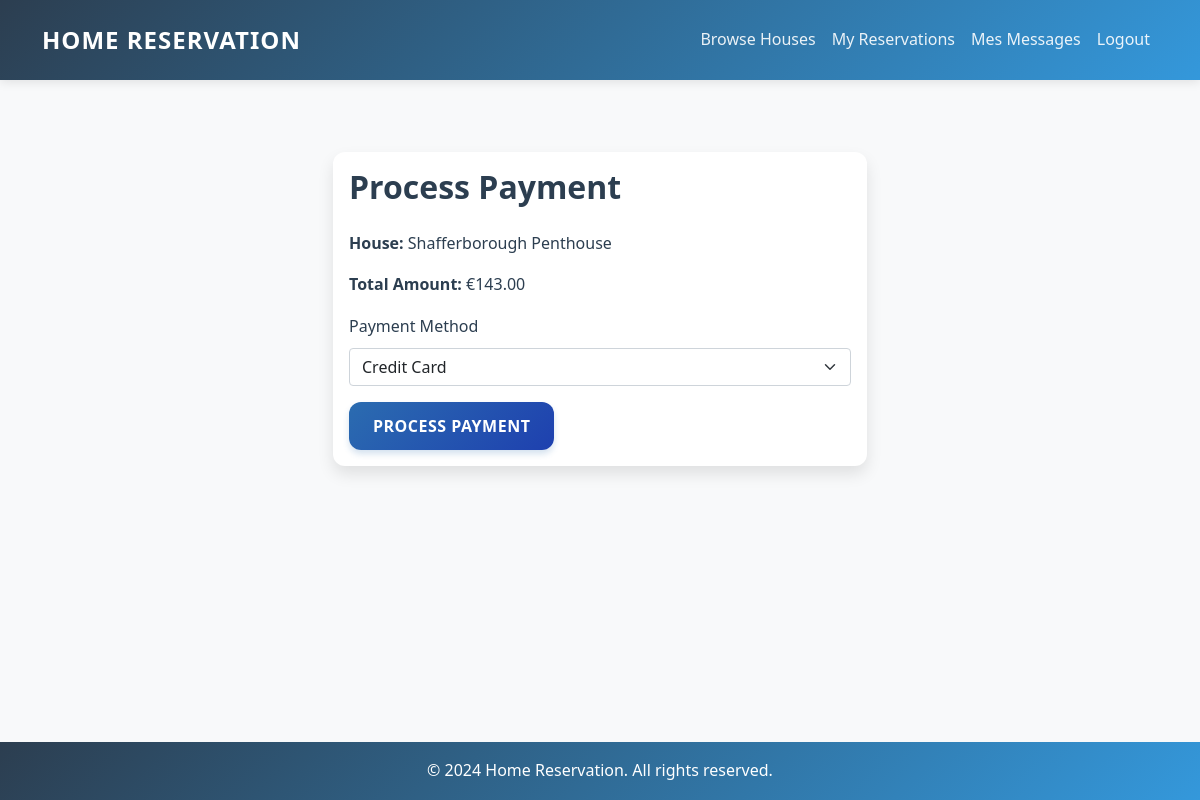
Screenshot of /payments/process/4/ (signed in) with the database file from the repository.
### reservation/models.py (models this page shows)
class Reservation(models.Model):
    STATUT_CHOICES = [
        ('en_attente', 'En attente'),
        ('confirmée', 'Confirmée'),
        ('annulée', 'Annulée'),
    ]
    utilisateur = models.ForeignKey(UserProfile, on_delete=models.CASCADE, limit_choices_to={'role': 'client'})
    maison = models.ForeignKey(Maison, on_delete=models.CASCADE)
    date_debut = models.DateField()
    date_fin = models.DateField()
    statut = models.CharField(max_length=20, choices=STATUT_CHOICES)

### maison/models.py (models this page shows, shortened)
class Maison(models.Model):
    titre = models.CharField(max_length=100)
    description = models.TextField()
    adresse = models.CharField(max_length=255)
    prix_par_nuit = models.DecimalField(max_digits=10, decimal_places=2)
    disponible = models.BooleanField(default=True)
    proprietaire = models.ForeignKey(UserProfile, on_delete=models.CASCADE, limit_choices_to={'role': 'proprietaire'})
    image = models.ImageField(upload_to='houses/', null=True, blank=True)  # Add this line

### paiement/views.py (the view, shortened to what this page needs)
# urls.py: path('payments/process/<int:reservation_id>/', paiement_views.process_payment, name='process_payment'),
@login_required
def process_payment(request, reservation_id):
    user_profile = request.user.userprofile
    reservation = get_object_or_404(Reservation, id=reservation_id, utilisateur=user_profile)
    existing_payment = Paiement.objects.filter(reservation_id=reservation_id).first()
    if existing_payment:
        messages.error(request, 'A payment already exists for this reservation.')
        return redirect('my_reservations')
    return render(request, 'paiement/process_payment.html', {
        'reservation': reservation
    })

### templates/paiement/process_payment.html (shortened to what this page needs)
{% extends 'base.html' %}
{% block content %}
<div class="container mt-5">
    <div class="row justify-content-center">
        <div class="col-md-6">
            <div class="card">
                <div class="card-body">
                    <h2 class="card-title mb-4">Process Payment</h2>
                    <form method="post">
                        <div class="mb-3">
                            <p><strong>House:</strong> {{ reservation.maison.titre }}</p>
                            <p><strong>Total Amount:</strong> €{{ reservation.maison.prix_par_nuit }}</p>
                        </div>
                        <div class="mb-3">
                            <label for="mode_paiement" class="form-label">Payment Method</label>
                            <select name="mode_paiement" id="mode_paiement" class="form-select" required>
                                <option value="carte">Credit Card</option>
                            </select>
                        </div>
                        <button type="submit" class="btn btn-primary">Process Payment</button>
                    </form>
                </div>
            </div>
        </div>
    </div>
</div>
{% endblock %}

### static/css/style.css (style rules this page uses)
:root { --primary-color: #2b6cb0; --secondary-color: #1a4971; --accent-color: #3b82f6; --success-color: #059669; --warning-color: #d97706; --danger-color: #dc2626; --text-color: #1f2937; --text-secondary: #4b5563; --light-bg: #f8fafc; --dark-bg: #1e293b; --border-radius: 0.75rem; --box-shadow: 0 10px 15px -3px rgba(0, 0, 0, 0.1), 0 4px 6px -2px rgba(0, 0, 0, 0.05); --transition: all 0.3s cubic-bezier(0.4, 0, 0.2, 1); --primary-gradient: linear-gradient(135deg, #2b6cb0, #1e40af); --success-gradient: linear-gradient(135deg, #059669, #047857); --danger-gradient: linear-gradient(135deg, #dc2626, #b91c1c); --warning-gradient: linear-gradient(135deg, #d97706, #b45309); }
body { font-family: 'Inter', 'Poppins', sans-serif; color: var(--text-color); background-color: var(--light-bg); line-height: 1.6; }
.card { background: white; border: none; border-radius: var(--border-radius); box-shadow: var(--box-shadow); transition: var(--transition); }
.card-title { color: var(--primary-color); font-weight: 600; margin-bottom: 1.5rem; }
.btn { padding: 0.75rem 1.5rem; font-weight: 600; border-radius: var(--border-radius); transition: var(--transition); text-transform: uppercase; letter-spacing: 0.5px; }
.btn-primary { background: var(--primary-gradient); border: none; box-shadow: 0 4px 6px rgba(43, 108, 176, 0.2); }

### templates/base.html (style rules this page uses)
:root { --primary-color: #2c3e50; --secondary-color: #3498db; --accent-color: #e74c3c; --text-color: #2c3e50; --light-bg: #f8f9fa; }
html, body { height: 100%; margin: 0; display: flex; flex-direction: column; }
body { font-family: 'Segoe UI', system-ui, -apple-system, sans-serif; color: var(--text-color); line-height: 1.6; }
.container { flex: 1; }
.card { border: none; border-radius: 12px; box-shadow: 0 8px 16px rgba(0,0,0,0.1); transition: transform 0.3s ease; }

### rows the page displays
Reservation: maison.titre "Shafferborough Penthouse", maison.prix_par_nuit "143.00"
